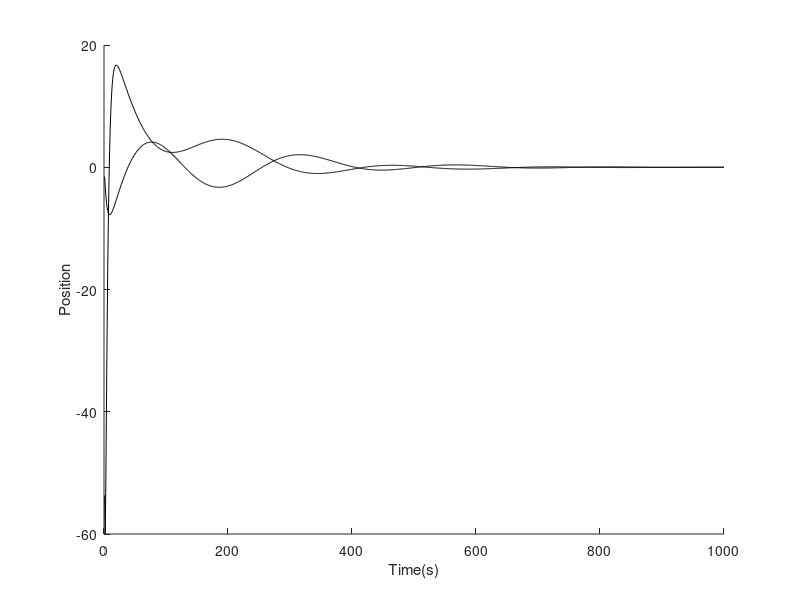

Source code (MATLAB):
clear;
clf;
cla;
clc;
A = [ 0       1       0;
      0       0       1;
  -6.0476  -5.2856  -0.238];  
B = [0; 0; 2.4767];
C = [1 0 0];
D = 0;
sys_ss = ss(A,B,C,D);
co = ctrb(A,B);

Controllability = rank(co);
Ts = .01;
sys_d = c2d(sys_ss,Ts,'zoh')

co = ctrb(sys_d);
Controllability = rank(co);

A = sys_d.a;
B = sys_d.b;
C = sys_d.c;
D = sys_d.d;
p = 100;
Q = p*eye(3);
R = 1;
[K] = dlqr(A,B,Q,R)

QN = 1; 
RN = 1;

P = 1.0e-02 * [1    1   1;
               1    1   1;
               1    1   1];
for i=1:1000
    L=P*C'*inv(C*P*C'+RN);
    P=(eye(3)-L*C)*P;
    P=(A*P*A'+QN);
end
L

time=1000;

plot_vector1=zeros(1,time);
plot_vector2=zeros(1,time);
time_axis=zeros(1,time);
x=[3;
   0;
   0];
x_hat=[0;
       0;
       0];
u=-K*x_hat;
for i=1:time
    x_hat=A*x_hat+B*u+L*C*(x-x_hat);
    u=-K*x_hat;
    x=A*x+B*u;
    time_axis(i)=i;
    plot_vector1(i)=x(3);
    plot_vector2(i)=u;
end

hold on
plot(time_axis,plot_vector1,'-','Color',[0,0,0]),xlabel('Time(s)'),ylabel('Position')
plot(time_axis,plot_vector2,'-','Color',[0,0,0]),xlabel('Time(s)'),ylabel('Position')